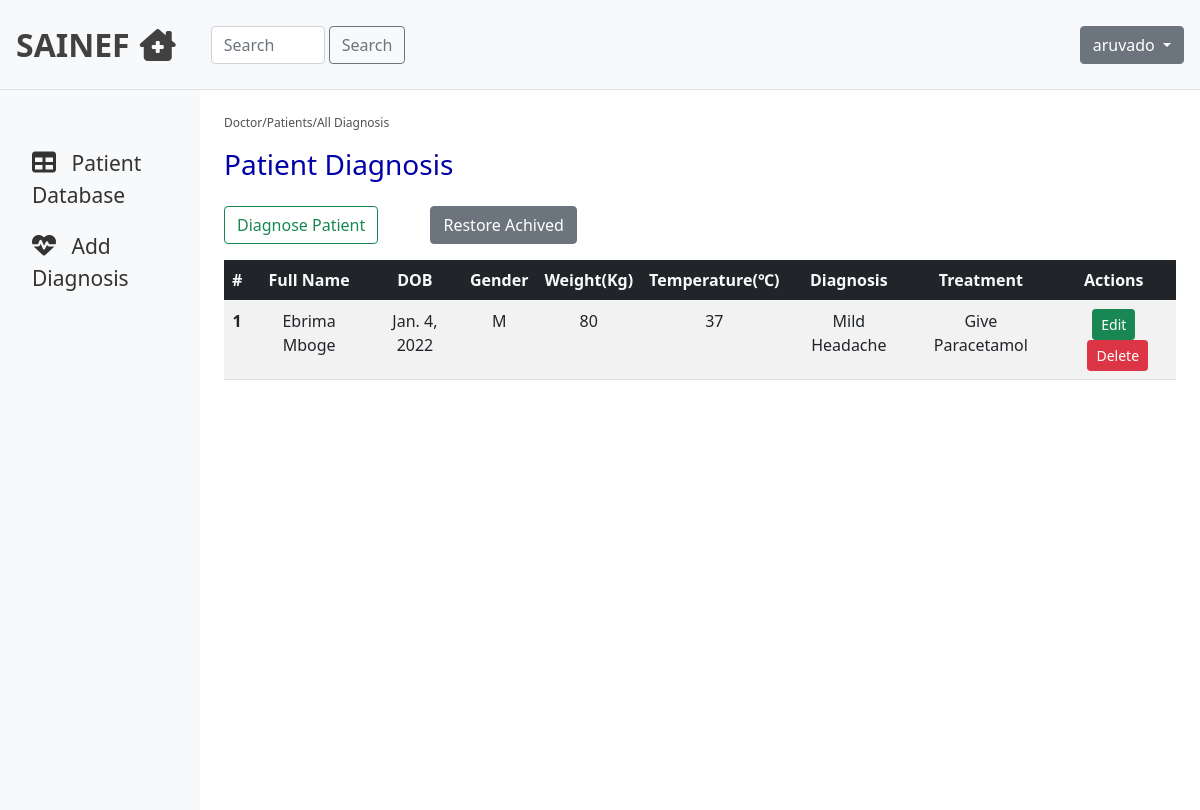
The page /diagnosis/ (signed in) on the database its author committed.
### hmsApp/models.py (models this page shows, shortened)
class SoftDelete(models.Model):
    is_deleted = models.BooleanField(default=False)
    class Meta:
        abstract = True

class PatientDiagnoses(SoftDelete):
    patient = models.ForeignKey(PatientVitals, on_delete=models.CASCADE)
    diagnostic = models.TextField(verbose_name="Diagnosis")
    treatment = models.TextField(verbose_name="Treatment")

class PatientVitals(SoftDelete):
    bio = models.ForeignKey(PatientBio, on_delete=models.CASCADE)
    temperature = models.IntegerField(verbose_name="Temperature")
    weight = models.IntegerField(verbose_name="Weight")
    def __str__(self):
        return "Vitals of " + str(self.bio.firstname) + " " + str(self.bio.lastname)

class PatientBio(SoftDelete):
    gender_choices = [
        ('M', 'Male'),
        ('F', 'Female'),
    ]
    firstname = models.CharField(max_length=200, verbose_name="Patient First Name")
    lastname = models.CharField(max_length=200, verbose_name="Patient Last Name")
    dob = models.DateField(verbose_name="Date of Birth")
    gender = models.CharField(max_length=200, choices = gender_choices, verbose_name="Gender")
    nationality = models.CharField(max_length=200, verbose_name="Nationality")

### hmsApp/views.py (the view)
# urls.py: path('diagnosis/', views.patientDiagnose, name='diagnose'),
@login_required
def patientDiagnose(request):
    form = PatientDiagnosticForm(request.POST)
    patients = PatientBio.objects.filter(is_deleted=False)
    diagnoses = PatientDiagnoses.objects.filter(is_deleted=False)
    if form.is_valid():
        patient = form.cleaned_data['patient']
        diagnostic = form.cleaned_data['diagnostic']
        treatment = form.cleaned_data['treatment']
        PatientDiagnoses.objects.create(patient=patient, diagnostic=diagnostic, treatment=treatment)
        msg = messages.success(request, "Patient {{patient.bio.id}} Diagnosed Successfully")
        return redirect(to='diagnose')
    else:
        PatientDiagnosticForm(request.POST)
    context = {
        'form': form,
        'patients': patients,
        'diagnoses': diagnoses,
    }
    return render(request, 'hmsApp/doctor.html', context)

### hmsApp/forms.py
class PatientDiagnosticForm(forms.ModelForm):
    diagnostic = forms.CharField(widget=forms.Textarea(attrs={'class': 'form-control', 'placeholder':'Diagnostic'}))
    treatment = forms.CharField(widget=forms.Textarea(attrs={'class': 'form-control', 'placeholder':'Treatment'}))
    class Meta:
        model = PatientDiagnoses
        fields = ('patient', 'diagnostic', 'treatment')

### hmsApp/templates/hmsApp/doctor.html (shortened to what this page needs)
{% extends "hmsApp/base.html" %}
{% block content %}
    <nav class="navbar navbar-light bg-light p-3">
          <div class="d-flex col-12 col-md-3 col-lg-2 mb-2 mb-lg-0 flex-wrap flex-md-nowrap justify-content-between">
              <a class="navbar-brand" href="#">SAINEF<i class="fas fa-clinic-medical" aria-hidden="true"></i></a>
          </div>
          <div class="col-12 col-md-4 col-lg-2">
              <form class="d-flex">
                  <input class="form-control me-1" type="search" placeholder="Search" name="search" aria-label="Search">
                  <button class="btn btn-outline-secondary" type="submit">Search</button>
              </form>
          </div>
          <div class="col-12 col-md-5 col-lg-8 d-flex align-items-center justify-content-md-end mt-3 mt-md-0">
              <div class="dropdown">
                  <button class="btn btn-secondary dropdown-toggle" type="button" id="dropdownMenuButton1" data-bs-toggle="dropdown" aria-expanded="false">
                  {% if user.is_authenticated %}
                      {{ user.username }}
                  {% else %}
                      Login
                  {% endif %}
                  </button>
              </div>
          </div>
      </nav>
    <div class="container-fluid">
        <div class="row">
            <nav id="sidebar" class="col-md-3 col-lg-2 d-md-block bg-light sidebar collapse">
                <div class="position-sticky pt-md-5">
                    <ul class="nav flex-column">
                        <li class="nav-item">
                            <a class="nav-link active" href="#patients" onclick="viewPatientsList()">
                            <i class="fas fa-table" aria-hidden="true" style="font-size:24px;"></i>
                            <span class="ml-2">Patient Database</span>
                            </a>
                        </li>
                        <li class="nav-item">
                            <a class="nav-link" aria-current="page" href="#diagnose" onclick="Diagnose()">
                            <i class="fas fa-heartbeat" style="font-size:24px;"></i>
                            <span class="ml-3">Add Diagnosis</span>
                            </a>
                        </li>
                    </ul>
                </div>
            </nav>
            <main id="patients" class="col-md-9 ml-sm-auto col-lg-10 px-md-4 py-4">
                <div class="link">
                    <p>Doctor/Patients/All Diagnosis</p>
                </div>
                <h1 class="h3">Patient Diagnosis</h1>
                <div class="patients-table pt-3">
                    <div>
                        <a class="btn btn-outline-success mb-3" href="#diagnose" onclick="Diagnose()">Diagnose Patient</a>
                        <a class="btn btn-secondary mb-3 ms-5 me-4" href="{% url 'diagnose-all' %}">Restore Achived</a>
                    </div>
                    <table class="table table-striped">
                        <thead class="bg-dark text-light text-center">
                            <tr>
                            <th scope="col">#</th>
                            <th scope="col">Full Name</th>
                            <th scope="col">DOB</th>
                            <th scope="col">Gender</th>
                            <th scope="col">Weight(Kg)</th>
                            <th scope="col">Temperature(&#8451;)</th>
                            <th scope="col">Diagnosis</th>
                            <th scope="col">Treatment</th>
                            <th scope="col">Actions</th>
                            </tr>
                        </thead>
                        <tbody class="text-center">
                            {% for diagnose in diagnoses %}
                                <tr>
                                    <th scope="row">{{ diagnose.patient.bio.id }}</th>
                                    <td>{{ diagnose.patient.bio.firstname }} {{ diagnose.patient.bio.lastname }}</td>
                                    <td>{{ diagnose.patient.bio.dob }}</td>
                                    <td>{{ diagnose.patient.bio.gender }}</td>
                                    <td>{{ diagnose.patient.weight }}</td>
                                    <td>{{ diagnose.patient.temperature }}</td>
                                    <td>{{ diagnose.diagnostic }}</td>
                                    <td>{{ diagnose.treatment }}</td>
                                    <td>
                                        <div class="d-inline mx-auto">
                                            <a type="button" href="{% url 'diagnosis-update' diagnose.patient_id %}" class="btn btn-success btn-sm">Edit</a>
                                            <a type="button" href="{% url 'diagnosis-delete' diagnose.patient_id %}" class="btn btn-danger btn-sm ms-2">Delete</a>
                                        </div>
                                    </td>
                                </tr>
                            {% endfor %}
                        </tbody>
                    </table>
                </div>
            </main>
        </div>
    </div>
{% endblock content %}

### rows shown on the page
PatientDiagnoses: patient.bio.id "1", patient.bio.firstname "Ebrima", patient.bio.lastname "Mboge", patient.bio.dob "Jan. 4, 2022", patient.bio.gender "M", patient.weight "80", patient.temperature "37", diagnostic "Mild Headache", treatment "Give Paracetamol"

### other values the page prints
{{ user.username }} "aruvado"
